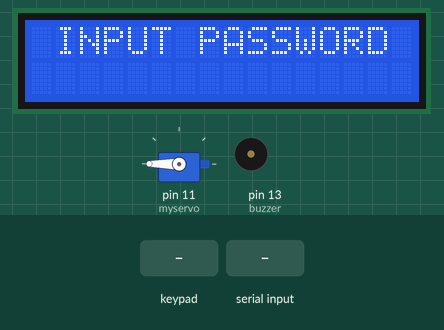
A sketch run on a simulated Arduino Uno, built with avr-gcc and run on an emulated ATmega328P. On the bench: servo, 16×2 character LCD, buzzer (waves = sounding, pin HIGH). The inputs (shaded band) are chosen by the test bench. What the sketch prints to the serial monitor is not drawn.

Above: at 1.8 s.
1.9 s: keypad keys 1 2 3 4 pressed 0.4 s apart
At 4.7 s:
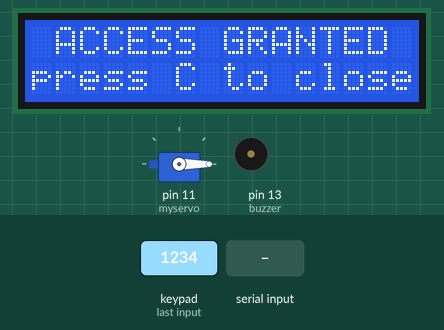
5.0 s: key 'C' pressed
At 6.3 s:
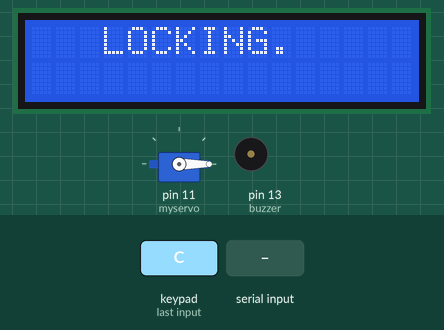
8.0 s: "C" received over Serial
At 10.9 s:
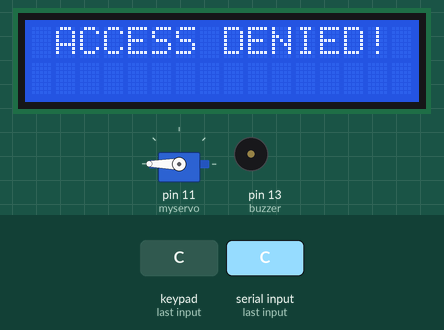
11.0 s: keypad keys 1 2 3 4 # pressed 0.4 s apart
At 13.13 s:
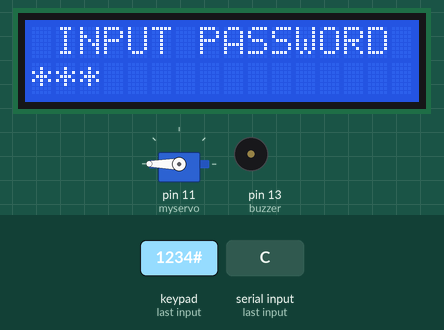
15.2 s: "1" received over Serial
At 16.4 s:
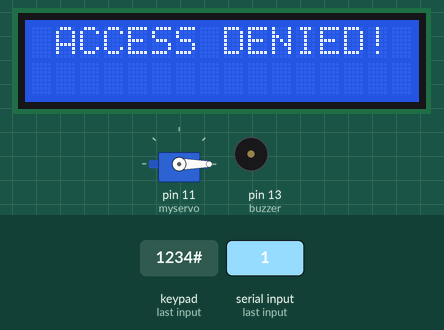
Timing chart, 0 to 17.7 s (numbered marks = the images above; inputs shaded):
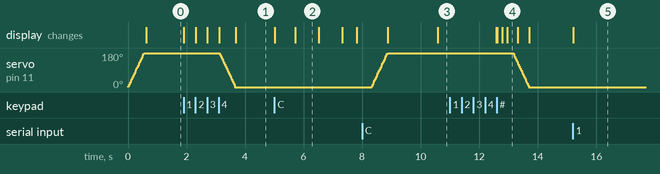

The sketch:

_arduino_codes.ino
```cpp
#include <Keypad.h>
#include <LiquidCrystal.h>
#include <Servo.h>

Servo myservo;

LiquidCrystal lcd(A0, A1, A2, A3, A4, A5);

#define Password_Lenght 5 // Give enough room for six chars + NULL char
#define buzzer 13

int pos = 0;    // variable to store the servo position

char Data[Password_Lenght]; // 6 is the number of chars it can hold + the null char = 7
char Master[Password_Lenght] = "1234";     //Change PASSWORD here
byte data_count = 0, master_count = 0;
bool Pass_is_good;
char customKey;
char inputPassword[Password_Lenght];
int passwordIndex = 0;
const byte ROWS = 4;
const byte COLS = 4;
char keys[ROWS][COLS] = {
  {'1', '2', '3', 'A'},
  {'4', '5', '6', 'B'},
  {'7', '8', '9', 'C'},
  {'*', '0', '#', 'D'}
};
bool door = true;
int count = 0;
int t =0;

byte rowPins[ROWS] = {9, 8, 7, 6}; //connect to the row pinouts of the keypad
byte colPins[COLS] = {5, 4, 3, 2}; //connect to the column pinouts of the keypad

Keypad customKeypad( makeKeymap(keys), rowPins, colPins, ROWS, COLS); //initialize an instance of class NewKeypad

void setup()
{
  myservo.attach(11);
  ServoClose();
  lcd.begin(16, 2);
  pinMode(buzzer, OUTPUT);
  Serial.begin(9600);
}

void loop()
{
  if (Serial.available()){
    readPassword();
    if(!strcmp(inputPassword, Master)){
      lcd.clear();
      ServoOpen();
      lcd.print(" ACCESS GRANTED");
      Serial.println("Door opened");
      delay(1000);
      passwordIndex = 0;
      door = 0;
    }
    if(strcmp(inputPassword, Master)){
      Serial.println("Wrong Password");
      lcd.clear();
      lcd.setCursor(1,0);
      lcd.print("ACCESS DENIED!");
      delay(2000);

    }
  }
  if (door == 0)
  {
    customKey = customKeypad.getKey();

    if (customKey == 'C')

    {

    lcd.clear();
      lcd.setCursor (3,0);
        lcd.print("LOCKING");
        delay (700);
      lcd.setCursor (10,0);
        lcd.print(".");
        delay (800);
      lcd.setCursor (11,0);
        lcd.print(".");
        delay (800);
      lcd.setCursor (12,0);
        lcd.print(".");
        delay (500);
        lcd.clear();
        delay (500);
        ServoClose();
      lcd.setCursor (5,0);
      lcd.print("LOCKED");
      delay (1700);

      door = 1;
    }
  }

  else Open();
}

void clearData()
{
  while (data_count != 0)
  { // This can be used for any array size,
    Data[data_count--] = 0; //clear array for new data
  }
  return;
}

void readPassword() {
  while (Serial.available() && passwordIndex < 5 ) {
    inputPassword[passwordIndex++] = Serial.read(); // Read characters into input password array
    delay(10); // Small delay for stability
  }
  inputPassword[passwordIndex] = '\0'; // Null terminate the string
}

void ServoOpen()
{
  for (pos = 180; pos >= 0; pos -= 5) { // goes from 0 degrees to 180 degrees
    // in steps of 1 degree
    myservo.write(pos);              // tell servo to go to position in variable 'pos'
    delay(15);                       // waits 15ms for the servo to reach the position
  }
}

void ServoClose()
{
  for (pos = 0; pos <= 180; pos += 5) { // goes from 180 degrees to 0 degrees
    myservo.write(pos);              // tell servo to go to position in variable 'pos'
    delay(15);                       // waits 15ms for the servo to reach the position
  }
}

void Open()
{
  lcd.setCursor(1, 0);
  lcd.print("INPUT PASSWORD");

  customKey = customKeypad.getKey();
  if (customKey) // makes sure a key is actually pressed, equal to (customKey != NO_KEY)
  {
   lcd.setCursor(0, 1);
    lcd.print("");     //To hide your PASSWORD, make sure its the same lenght as your password
    Data[data_count] = customKey; // store char into data array
    lcd.setCursor(data_count, 1); // move cursor to show each new char
    lcd.print("*"); // print char at said cursor
    data_count++; // increment data array by 1 to store new char, also keep track of the number of chars entered
  }

  if (data_count == Password_Lenght - 1) // if the array index is equal to the number of expected chars, compare data to master
  {
    if (!strcmp(Data, Master)) // equal to (strcmp(Data, Master) == 0)
    {
      lcd.clear();
      ServoOpen();
      lcd.print(" ACCESS GRANTED");
      lcd.setCursor(0,1);
      lcd.print("press C to close");
      door = 0;
      count=0;
    }
    else{
    if(count == 2){
      lcd.clear();

      lcd.setCursor(1,0);
      lcd.print("ACCESS DENIED!");
      delay(1000);
        t=10;
      while(t>0){

        lcd.clear();
        lcd.setCursor(1,0);
        lcd.print("Wait for sec:");
        lcd.print(t);
        digitalWrite(buzzer, HIGH);
        delay(100);
        digitalWrite(buzzer, LOW);
        delay(900);
        door = 1;
        t--;
      }
      count++;
      }
      else{
      if(count > 2){
      lcd.clear();

      lcd.setCursor(1,0);
      lcd.print("ACCESS DENIED!");
      delay(1000);
        t=10*(count-1);
      while(t>0){

        lcd.clear();
        lcd.setCursor(1,0);
        lcd.print("Wait for sec:");
        lcd.print(t);
        digitalWrite(buzzer, HIGH);
        delay(100);
        digitalWrite(buzzer, LOW);
        delay(900);
        door = 1;
        t--;
      }
      count++;
      }
    else
    {
      count++;

      lcd.clear();

     lcd.setCursor(1,0);
      lcd.print("ACCESS DENIED!");
      delay(1500);
      door = 1;
      digitalWrite(buzzer, HIGH);
      delay(100);
      digitalWrite(buzzer, LOW);
      delay(50);
      digitalWrite(buzzer, HIGH);
      delay(100);
      digitalWrite(buzzer, LOW);
      delay(50);
      digitalWrite(buzzer, HIGH);
      delay(100);
      digitalWrite(buzzer, LOW);


    }
    }
    }
    clearData();
  }
}
```

Measured:
- after the input at 1.9 s, servo on pin 11 (myservo): moves from 180° to 0° over 0.51 s, starting after 1.2 s; the display: first changes at once (image 1 shows a later state)
- after the input at 5.0 s, the display: first changes at once (image 2 shows a later state)
- after the input at 8.0 s, the display: first differs from a run without the input after 2.6 s (image 3)
- after the input at 11.0 s, servo on pin 11 (myservo): moves from 180° to 0° over 0.51 s, starting after 2.2 s; the display: first differs from a run without the input after 1.6 s (image 4 shows a later state)
- after the input at 15.2 s, the display: changes at once (image 5)
